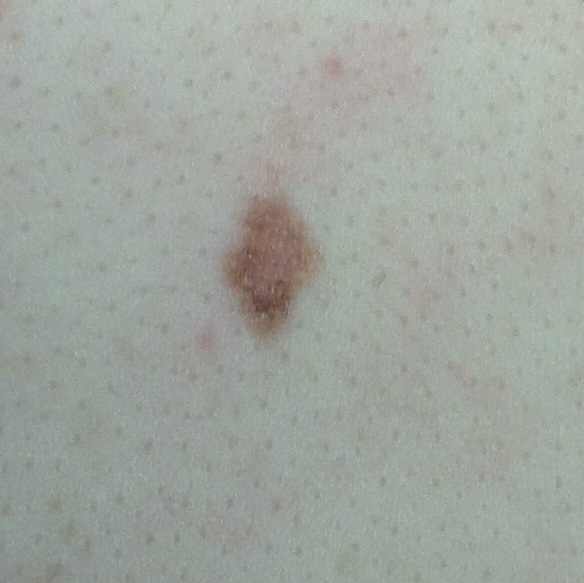
#> input picture Lab03/moles/low_risk_1.jpg, 584 x 583 px; its folder holds only this picture in this run
$ python Lab03.py
#> lines starting #> are read from the running program, lines starting #| are printed output that depends on the picture; after the words box and inside, x2 and y2 are one past the last pixel; in counts of white or black regions, pixels touching at a corner belong together
# -*- coding: utf-8 -*-
import numpy as np
import matplotlib.image as mpimg
import matplotlib.pyplot as plt
from sklearn.cluster import KMeans
from sklearn.cluster import DBSCAN
import os

# NOTE:
"""
Images that have problems--> parameter that corrects:
medium_risk_16.jpg --> fixed changing from momentu of inertia to score based on distance from center and size of cluster
medium_risk_5.jpg --> Ncluster=3 fix
melanoma_11.jpg --> Ncluster=3 improves, and implemented the filling of holes in the mole mask

in general, Ncluster = 3 or 4 is the main tradeoff to have good results in most images.
"""

# I add here the hyperparams so it easy to change them
# NOTE: if i put 4 clusters maybe the shadows around some moles will be put in a separate cluster
NCLUSTER = 4  # number of clusters for KMeans
EPSILON = 6  # epsilon for DBSCAN
M = 30       # min_samples for DBSCAN
MARGIN = 10  # margin for cropping
DELTA = 3    # delta for median filter
PENALTY = 100.0  # penalty for distance from center in cluster selection
# for single image
IMAGE = 'melanoma_14.jpg'  # specify the image name here


#%%
folderpath = './moles/'
files = os.listdir(folderpath) # list of file names in the folder /moles/
#%%

plotfig = True
np.set_printoptions(precision=2) # use only two decimal digits when printing numbers
plt.close('all') # close previously opened pictures

# ifile = files.index('low_risk_4.jpg')
# filein=files[ifile] # file to be analyzed (low_risk, medium_risk or melanoma)
# print(filein)

def main(folderpath, filein , NCLUSTER, EPSILON, M, MARGIN, DELTA, PENALTY):
#> called with folderpath = './moles/', filein = 'low_risk_1.jpg', NCLUSTER = 4, EPSILON = 6, M = 30, MARGIN = 10, DELTA = 3, PENALTY = 100
    print(f"Processing: {filein}")

    # check if file exists
    try:
        im_or = mpimg.imread(os.path.join(folderpath, filein))
#> im_or is the input picture: shape (583, 584, 3); mean R, G, B 159.4, 165.6, 158.5
    except FileNotFoundError:
        print(f"File {filein} not found. Change dir before running the code. (cd Lab03)")
        return

    # Image Processing (Grayscale)
    # im_or is Ndarray N1 x N2 x 3 unint8 (integers from 0 to 255)
    # gray_image is an Ndaaray N1 x N2 unint8 (integers from 0 to 255)
    N1, N2, N3 = im_or.shape # NOTE: N3 is 3, the number of elementary colors, i.e. red, green ,blue
#> N1 = 583; N2 = 584; N3 = 3
    gray_image = np.mean(im_or, axis=2).astype(np.uint8)
    N1, N2= gray_image.shape

    #%% get a simplified image with only Ncluster colors
    # K-Means Quantization
    # number of clusters/quantized colors we want to have in the simpified image:
    Ncluster = NCLUSTER

    # instantiate the object K-means:
    kmeans = KMeans(n_clusters=Ncluster, random_state=0, n_init=10)

    # run K-means on the colors of the gray image (i.e. on the uint8 values):
    im_1D = gray_image.reshape((N1*N2, 1))
    kmeans.fit(im_1D)


    # get the centroids (i.e. the 3 gray colors). Note that the centroids
    # take real values, we must convert these values to uint8
    # to properly see the quantized image
    kmeans_centroids = kmeans.cluster_centers_.astype('uint8')
    im_1D_quant = im_1D.copy() # copy im_1D into im_1D_quant and get the quantized image

    # number of kmeans_centroids might differ from the orginal Ncluster
    # for this reason, len(kmeans_centroids). Maybe less than Ncluster
    for kc in range(len(kmeans_centroids)):
        # substitute in im_1D_quant all pixels assigned to cluster kc with the centroid value
        im_1D_quant[(kmeans.labels_ == kc), :] = kmeans_centroids[kc, :]
    im_quant = im_1D_quant.reshape((N1, N2))


    # Identify Darkest Cluster
    #%% Preliminary steps to find the contour after the clustering
    # 1: find the darkest color found by k-means, since the darkest color
    # corresponds to the mole:
    i_col = kmeans_centroids.argmin() # darkest color --> minimum grayscale value

    # 2: define the 2D-array im_clust where in position i,j you have the index of
    # the cluster pixel i,j belongs to
    im_clust = kmeans.labels_.reshape(N1, N2)

    # 3: find the positions i,j where im_clust is equal to i_col (cluster with the darkest color)
    # the 2D Ndarray mole_pos stores the coordinates i,j only of the pixels
    # in cluster i_col
    mole_pos = np.argwhere(im_clust == i_col)  # Ndarray with two columns, storing the index [i,j] of the dark pixels


    # DBSCAN Segmentation
    #%% Find the likely position of the mole using DBSCAN
    epsilon = EPSILON
    M = M

    # fit DBSCAN on the positions of the dark pixels (closeby dark pixels will belong to the same cluster)
    clusters = DBSCAN(eps=epsilon, min_samples=M, metric='euclidean').fit(mole_pos)
    id_clusters, count_id_clusters = np.unique(clusters.labels_, return_counts=True) # count the number of obtained clusters (i.e. groups of closeby dark pixels)
#> id_clusters = [-1, 0, 1, 2]; count_id_clusters = [128, 7671, 43, 173]

    print('Number of points in each cluster found by DBSCAN: ',count_id_clusters)
#| Number of points in each cluster found by DBSCAN:  [ 128 7671   43  173]
    print('Indexes of the found clusters: ',id_clusters)
#| Indexes of the found clusters:  [-1  0  1  2]

    # [30 lines of commented-out code are left out]
    best_cluster_id = -1
    best_score = -float('inf')

    # method based on size and distance from center (replaced inertia)
    # Image center (where the mole is)
    center_img = np.array([N1/2, N2/2])
#> center_img = [291.5, 292]

    # the further from the center, the higher the penalty --> avoid taking shadows
    distance_penalty = PENALTY

    for label in id_clusters:
        if label == -1: continue

        cluster_pixels = mole_pos[clusters.labels_ == label]

        # exclude noise or small moles like in image medium_risk_16.jpg
        n_pixels = len(cluster_pixels)
        if n_pixels < 1000: continue

        # 1. Calculate the centroid of the cluster
        centroid = np.mean(cluster_pixels, axis=0)

        # 2. Calculate distance from image center
        dist = np.linalg.norm(centroid - center_img)

        # 3. Calculate SCORE
        # The larger (+ n_pixels), the higher the score.
        # The further (- dist * penalty), the lower the score.
        score = n_pixels - (dist * distance_penalty)

        # print(f"Cluster {label}: Size={n_pixels}, Dist={dist:.1f}, Score={score:.1f}")

        if score > best_score:
            best_score = score
            best_cluster_id = label
#> after the loop, best_cluster_id = 0; best_score = 4196.9

    i_mole = best_cluster_id

    if i_mole == -1:
        print(f"No valid mole cluster found for {filein}")
        return

    # Extract the mole pixels
    true_mole_pos = mole_pos[clusters.labels_ == i_mole] # pixel indexes [i,j] in the cluster that corresponds to the mole

    # Create visualization images for this step
    im_only_mole_gray = np.zeros((N1, N2), dtype=float) + 255 # White background
    x = true_mole_pos[:, 0]
    y = true_mole_pos[:, 1]
    im_only_mole_gray[x, y] = gray_image[x, y]

    im_mole_pos = np.ones((N1, N2), dtype='uint8') * 255 # * 255 is used to create a white color
    im_mole_pos[x, y] = 0 # black where the mole is present

    ###################################################
    im_mole_pos = np.ones((N1, N2), dtype='uint8') * 255
    im_mole_pos[x, y] = 0

    # Fill Holes in the Mole Mask
    # Create copies for horizontal and vertical filling
    fill_row = im_mole_pos.copy()
    fill_col = im_mole_pos.copy()

    # Horizontal Fill (Scan Rows)
    # Find the first and last black pixel in every row and fill between them
    for r in range(N1):
        idxs = np.where(im_mole_pos[r, :] == 0)[0] # Find black pixels
        if len(idxs) > 1:
            fill_row[r, idxs[0]:idxs[-1]] = 0 # Set interval to Black (0)
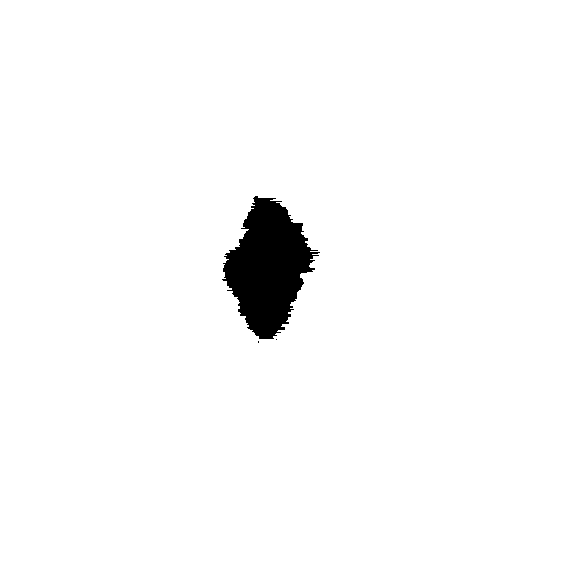
#> fill_row: shape (583, 584); 97.6% white; 3 black regions (2 under 20 px), largest, box (x1, y1, x2, y2) and area: (222, 196, 320, 339) 8072

    # Vertical Fill (Scan Columns)
    # Find the first and last black pixel in every column and fill between them
    for c in range(N2):
        idxs = np.where(im_mole_pos[:, c] == 0)[0]
        if len(idxs) > 1:
            fill_col[idxs[0]:idxs[-1], c] = 0
#> fill_col: shape (583, 584); 97.6% white; 4 black regions (3 under 20 px), largest, box (x1, y1, x2, y2) and area: (222, 196, 315, 343) 8128

    # Intersection
    # A pixel is a hole ONLY if it is filled in BOTH directions.
    # - If Row=0 (Mole) and Col=0 (Mole) -> Max=0 (Mole) --> Hole filled
    # - If Row=0 (Mole) but Col=255 (Skin) -> Max=255 (Skin) --> Unchanged
    im_mole_pos = np.maximum(fill_row, fill_col)

    # Cropping
    #%% Find the cropped original image
    margin = MARGIN # pixels around the mole (used for smoothing the image)
    min_x = max(0, np.min(x) - margin)
    max_x = min(N1, np.max(x) + margin)
    min_y = max(0, np.min(y) - margin)
    max_y = min(N2, np.max(y) + margin)

    im_cropped_gray_red = im_only_mole_gray[min_x:max_x, min_y:max_y]
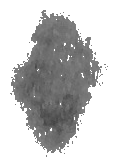
#> im_cropped_gray_red: shape (166, 117) float64; min 67, max 255, mean 198.2
    im_cropped_col = im_or[min_x:max_x, min_y:max_y, :]
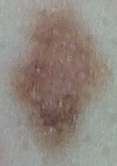
#> im_cropped_col: shape (166, 117, 3); mean R, G, B 144.6, 135.5, 127.7
    im_cropped_mole_pos = im_mole_pos[min_x:max_x, min_y:max_y]


    # Smoothing (Median Filter)
    #%% Smooth the image
    delta = DELTA
    N1_c, N2_c = im_cropped_mole_pos.shape
    im_cropped_mole_pos_filt = np.ones_like(im_cropped_mole_pos) * 255 # white image

    for kr in range(delta, N1_c - delta):
        for kc in range(delta, N2_c - delta):
            sub = im_cropped_mole_pos[kr-delta:kr+delta+1, kc-delta:kc+delta+1]
            im_cropped_mole_pos_filt[kr, kc] = np.median(sub)
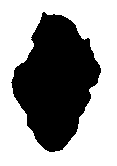
#> im_cropped_mole_pos_filt: shape (166, 117); 59.6% white; 1 black region, box (x1, y1, x2, y2) and area: (11, 12, 101, 152) 7844


    #%% Apply Sobel filters
    kern1 = np.array([[1, 0, -1], [2, 0, -2], [1, 0, -1]]) # Sobel filter Hx
    kern2 = kern1.T # Sobel filter Hy

    image_for_filtering = im_cropped_mole_pos_filt.astype(float)
    Gx = np.zeros_like(image_for_filtering)
    Gy = np.zeros_like(image_for_filtering)

    rows, cols = image_for_filtering.shape

    # Manual Convolution Loop
    for kr in range(1, rows - 1):
        for kc in range(1, cols - 1):
            sub_img = image_for_filtering[kr-1:kr+2, kc-1:kc+2]
            Gx[kr, kc] = np.sum(sub_img * kern1)
            Gy[kr, kc] = np.sum(sub_img * kern2)
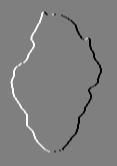
#> Gx: shape (166, 117) float64; min -1020, max 1020, mean 0; drawn with min black and max white
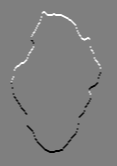
#> Gy: shape (166, 117) float64; min -1020, max 1020, mean 0; drawn with min black and max white

    G = np.sqrt(Gx**2 + Gy**2)

    threshold = np.max(G) * 0.5
    border = np.zeros_like(G)
    border[G > threshold] = 1


    # 9. Visualization (All in one Figure)

    if plotfig:
        # Create a grid of 2 rows x 3 columns
        fig, axs = plt.subplots(2, 3, figsize=(15, 10))
        axs = axs.ravel() # Flatten the grid for easy indexing

        # 1. Original Image
        axs[0].imshow(im_or)
        axs[0].set_title(f'1. Original: {filein}')

        # 2. Quantized Image
        axs[1].imshow(im_quant, cmap='gray')
        axs[1].set_title('2. Quantized (K-Means)')

        # 3. Segmented Mole (DBSCAN Result)
        axs[2].imshow(im_only_mole_gray, cmap='gray')
        axs[2].set_title('3. DBSCAN Selected')

        # 4. Cropped Mask (Before Smoothing)
        axs[3].imshow(im_cropped_mole_pos, cmap='gray')
        axs[3].set_title('4. Cropped Mask')

        # 5. Smoothed Mask (Median Filter)
        axs[4].imshow(im_cropped_mole_pos_filt, cmap='gray')
        axs[4].set_title('5. Smoothed Mask')

        # 6. Final Result (Border Overlay)
        axs[5].imshow(im_cropped_col, interpolation='none')
        # Mask zeros in border so they are transparent
        border_masked = np.ma.masked_where(border == 0, border)
        axs[5].imshow(border_masked, cmap='spring', interpolation='none', alpha=1.0, vmin=0, vmax=1)
        axs[5].set_title('6. Final Border (Sobel)')

        # Remove axis ticks for cleaner view
        for ax in axs:
            ax.axis('off')

        plt.tight_layout()
        plt.show()
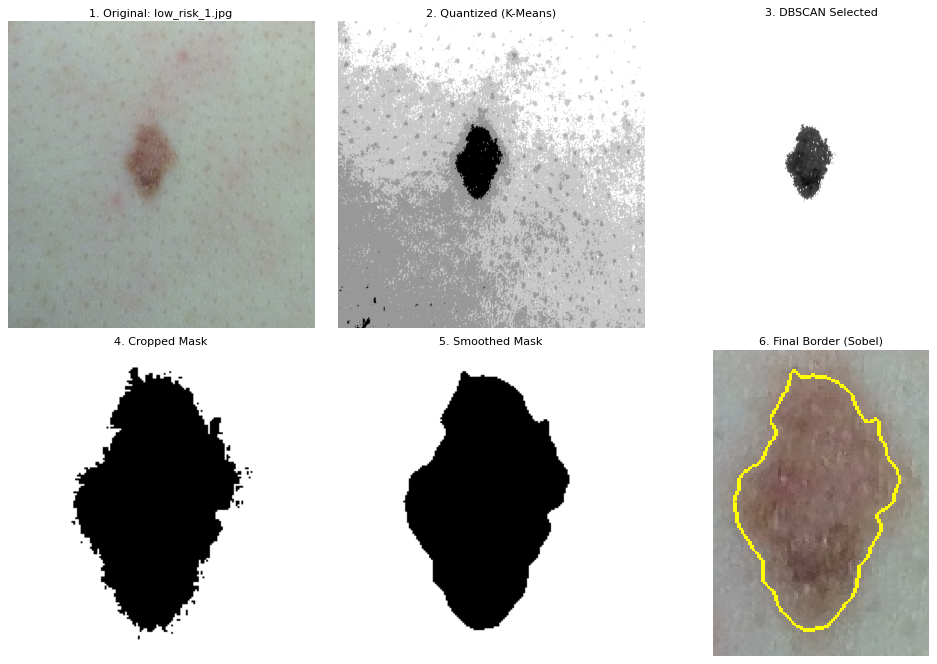
#> figure drawn by matplotlib, 6 panels

    return None


# Run ALL images in the folder
for ifile_name in files:
    if ifile_name.lower().endswith(('.jpg', '.jpeg')):
        main(folderpath, ifile_name, NCLUSTER, EPSILON, M, MARGIN, DELTA, PENALTY)

# Run specified image
# single_file_name = IMAGE # TODO change with the specified name
# main(folderpath, single_file_name, NCLUSTER, EPSILON, M, MARGIN, DELTA, PENALTY)

$ run again, on Lab03/moles/low_risk_3.jpg
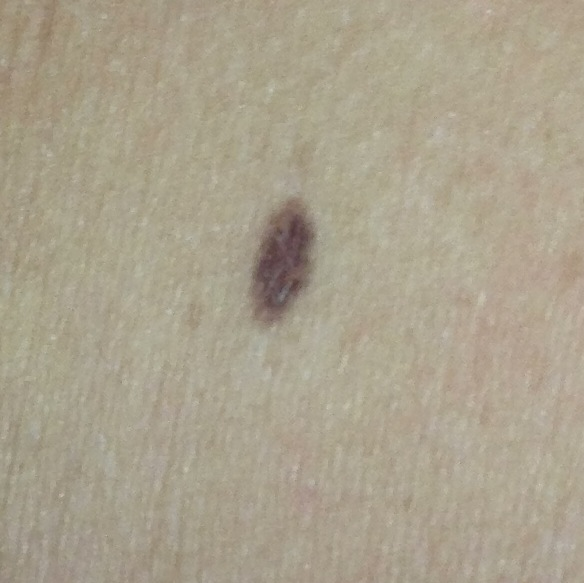
#> input picture Lab03/moles/low_risk_3.jpg, 584 x 583 px
#> in main, im_or is the input picture: shape (583, 584, 3); mean R, G, B 170.2, 161.4, 141.3
#| Number of points in each cluster found by DBSCAN:  [   5 4965]
#| Indexes of the found clusters:  [-1  0]
#> after the loop in main, `for r in range(N1):`:
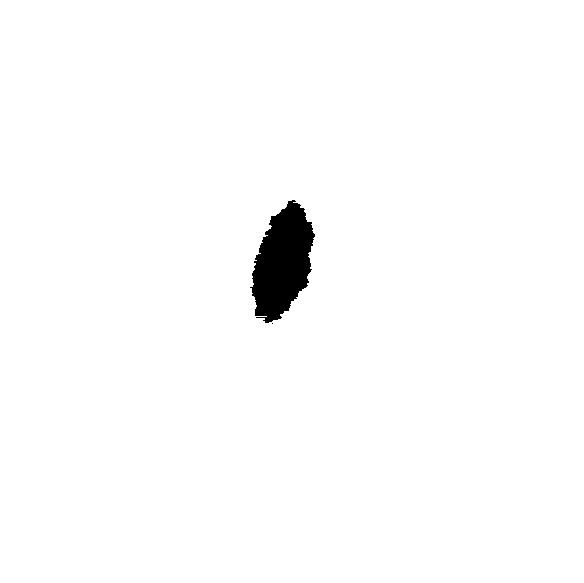
#> fill_row: shape (583, 584); 98.5% white; 2 black regions (1 under 20 px), largest, box (x1, y1, x2, y2) and area: (250, 200, 315, 323) 5055
#> after the loop in main, `for kr in range(1, rows - 1):`:
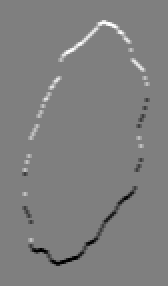
#> Gy: shape (143, 84) float64 (shown 2 times larger); min -1020, max 1020, mean 0; drawn with min black and max white

$ run again, on Lab03/moles/low_risk_6.jpg
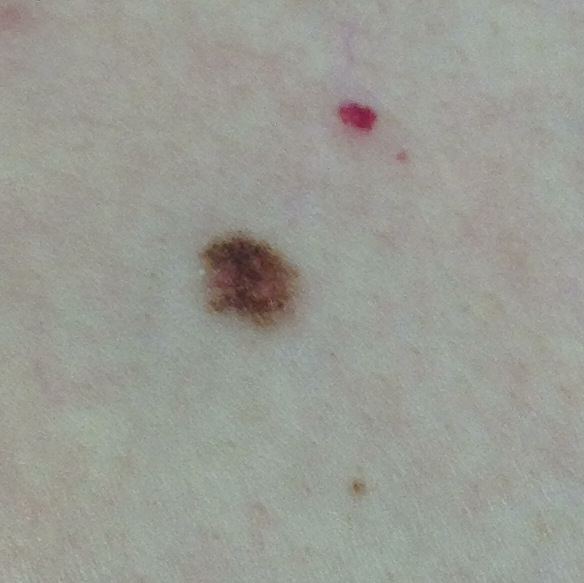
#> input picture Lab03/moles/low_risk_6.jpg, 584 x 583 px
#> in main, im_or is the input picture: shape (583, 584, 3); mean R, G, B 154, 155.1, 147.8
#| Number of points in each cluster found by DBSCAN:  [   4  478 4918]
#| Indexes of the found clusters:  [-1  0  1]
#> after the loop in main, `for kr in range(1, rows - 1):`:
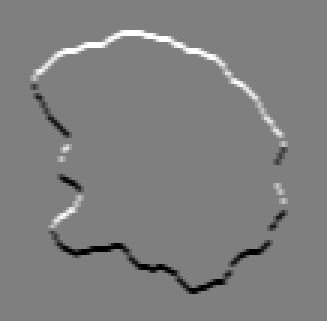
#> Gy: shape (107, 109) float64 (shown 3 times larger); min -1020, max 1020, mean 0; drawn with min black and max white
